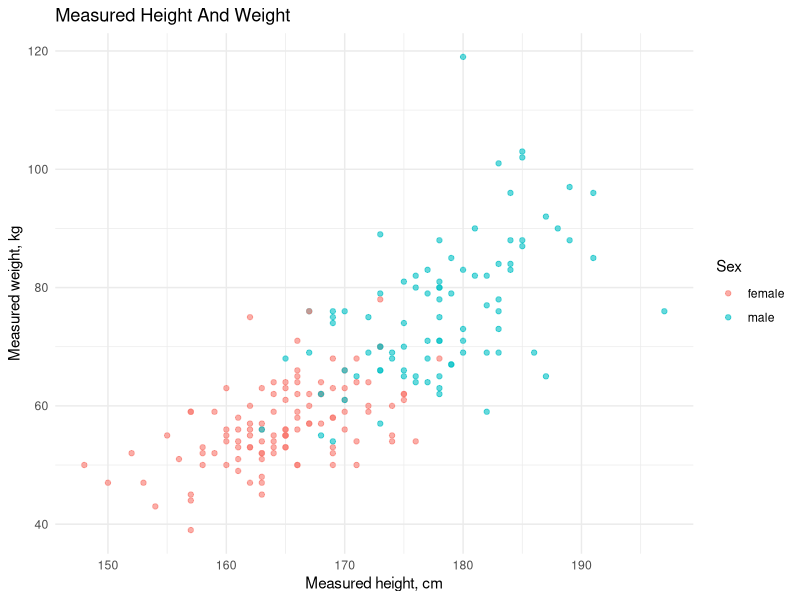
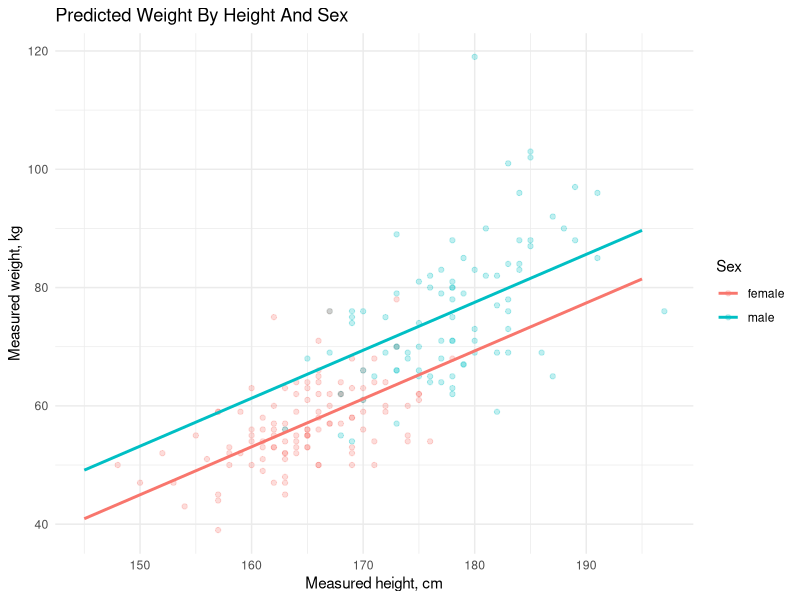

These charts were generated, in order, by the following R code:
## ---- chunk 1
#| include: false
library(dplyr)
library(ggplot2)
## ---- chunk 2
davis <- readr::read_csv("data/real/davis_height_weight.csv")
## ---- chunk 3
body_size <- davis |>
  filter(!is.na(height_cm)) |>
  filter(!is.na(weight_kg)) |>
  filter(!is.na(sex)) |>
  filter(!likely_swapped_measured_values)

body_size |>
  select(participant_id, sex, height_cm, weight_kg) |>
  head()
## ---- chunk 4
ggplot(body_size, aes(x = height_cm, y = weight_kg, color = sex)) +
  geom_point(alpha = 0.6) +
  labs(
    title = "Measured Height And Weight",
    x = "Measured height, cm",
    y = "Measured weight, kg",
    color = "Sex"
  ) +
  theme_minimal()
## ---- chunk 5
weight_model <- lm(weight_kg ~ height_cm + sex, data = body_size)

summary(weight_model)
## ---- chunk 6
prediction_grid <- expand.grid(
  height_cm = seq(145, 195, by = 5),
  sex = sort(unique(body_size$sex))
)

predictions <- predict(
  weight_model,
  newdata = prediction_grid,
  interval = "confidence"
)

prediction_data <- bind_cols(
  prediction_grid,
  as.data.frame(predictions)
)

head(prediction_data)
## ---- chunk 7
ggplot(body_size, aes(x = height_cm, y = weight_kg)) +
  geom_point(aes(color = sex), alpha = 0.25) +
  geom_line(
    data = prediction_data,
    aes(x = height_cm, y = fit, color = sex),
    linewidth = 1
  ) +
  labs(
    title = "Predicted Weight By Height And Sex",
    x = "Measured height, cm",
    y = "Measured weight, kg",
    color = "Sex"
  ) +
  theme_minimal()
